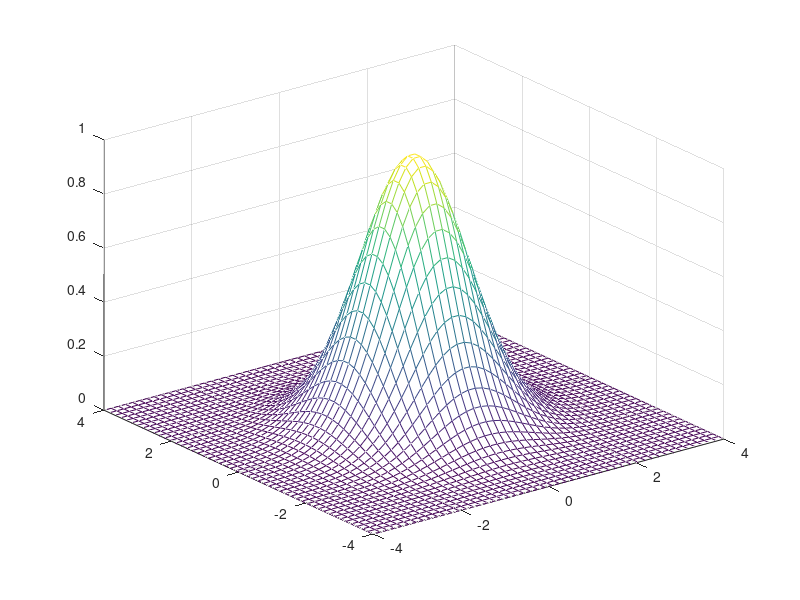

MATLAB code to generate this figure:
a = 4; X1 = linspace(-a,a,50); X2 = linspace(-a,a, 50);
[X1,X2] = meshgrid(X1,X2);
f = @(x1,x2)(exp(-0.5*(x1.^2+x2.^2)));
figure(1); mesh(X1,X2,f(X1,X2))